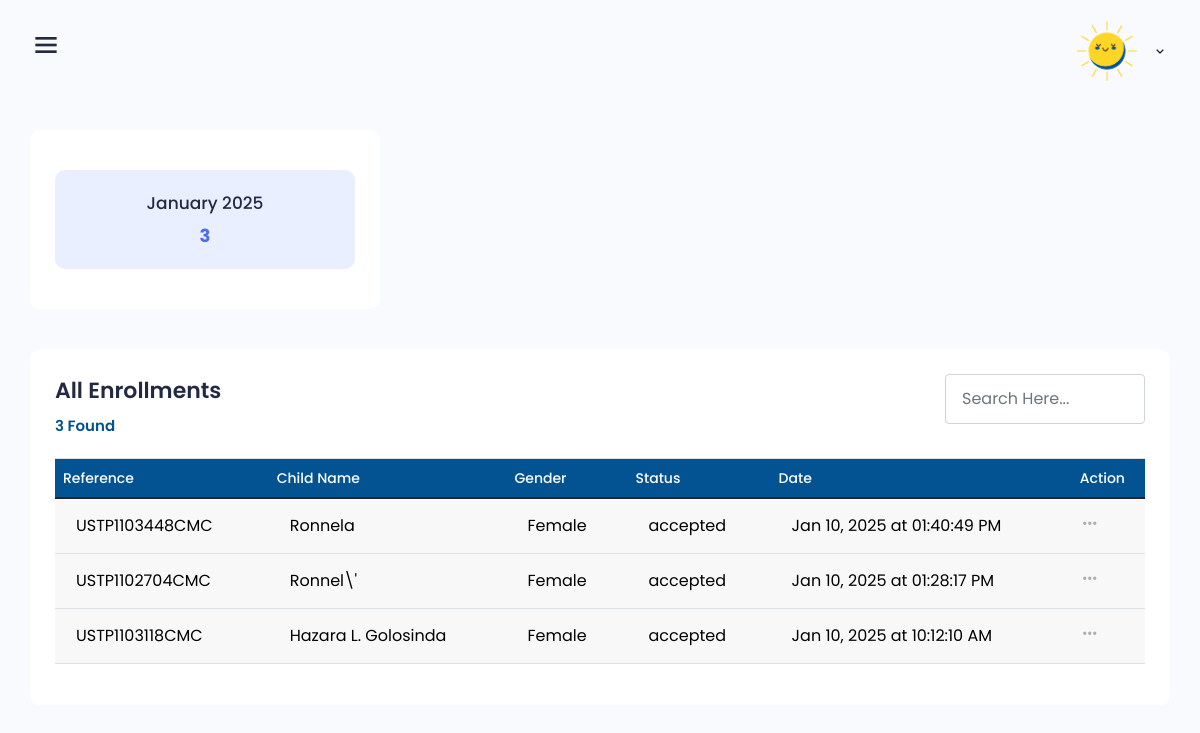
The app's page /dashboard/admin/all_enrollments.php (signed in) with its own data.
### tables this page shows
CREATE TABLE `enrollment` (
  `enrollment_id` int(11) NOT NULL,
  `user_id` int(11) DEFAULT NULL,
  `enrollment_status` varchar(50) DEFAULT NULL,
  `enrollment_date` varchar(100) DEFAULT NULL,
  `child_name` varchar(255) DEFAULT NULL,
  `child_id` int(11) DEFAULT NULL,
  `ref` varchar(255) NOT NULL,
  `remarks` varchar(255) NOT NULL
);

CREATE TABLE `child_record` (
  `child_id` int(11) NOT NULL,
  `child_name` varchar(255) DEFAULT NULL,
  `child_age` varchar(15) DEFAULT NULL,
  `gender` varchar(15) DEFAULT NULL,
  `date_of_birth` date DEFAULT NULL,
  `address` varchar(255) DEFAULT NULL,
  `place_of_birth` varchar(100) NOT NULL,
  `allergies` varchar(255) DEFAULT NULL,
  `user_id` int(11) DEFAULT NULL
);

### dashboard/admin/all_enrollments.php (the view, shortened to what this page needs)
<!DOCTYPE html>
<html lang="en">
<head>
     <?php include("head.php"); ?>
</head>
<body class="sidebar-expand counter-scroll">
   <?php include("header.php"); ?>
    <div class="main">
        <div class="main-content project">
            <div class="row">
<div class="col-12 col-xl-12 col-md-12 col-sm-12" style="display: flex; flex-wrap: nowrap; overflow: auto;">
<?php
include '../../db_conn.php';
$sql = "SELECT
        YEAR(STR_TO_DATE(e.enrollment_date, '%b %d, %Y at %h:%i:%s %p')) AS enrollment_year,
        MONTH(STR_TO_DATE(e.enrollment_date, '%b %d, %Y at %h:%i:%s %p')) AS enrollment_month,
        COUNT(e.enrollment_id) AS total_enrollments
    FROM
        enrollment e
    INNER JOIN
        parental_information p ON e.child_id = p.child_id
    INNER JOIN
        child_record cr ON cr.child_id = p.child_id
    GROUP BY
        enrollment_year, enrollment_month
    ORDER BY
        enrollment_year DESC, enrollment_month DESC;";
$result = mysqli_query($conn, $sql);
if ($result) {
    while ($row = mysqli_fetch_assoc($result)) {
        $enrollment_year = $row['enrollment_year'];
        $enrollment_month = $row['enrollment_month'];
        $total_enrollments = $row['total_enrollments'];
        $month_name = date("F", mktime(0, 0, 0, $enrollment_month, 10));
        ?>
        <div class="box card-box" style="min-height: 150px; margin-right: 10px;">
            <div class="icon-box bg-color-6 d-block" style="width: 300px; justify-content: center; align-content: center; align-items: center;">
                <div class="content text-center color-6">
                    <h5 class="title-box fs-17 font-w500"><?php echo $month_name; ?> <?php echo $enrollment_year; ?></h5>
                    <div class="themesflat-counter fs-18 font-wb">
                        <span class="number"><?php echo $total_enrollments; ?></span>
                    </div>
                </div>
            </div>
        </div>
        <?php
    }
} else {
    echo "Error: " . mysqli_error($conn);
}
?>
</div>
                <div class="col-12 col-md-12">
                    <div class="box ">
                        <div class="box-header pt-0">
                            <div class="" style="display: flex;flex-wrap:wrap;justify-content: space-between;width: 100%;">
                                <h4 class="card-title mb-0 fs-22">All&nbsp;Enrollments<br><span style="font-size: 15px;color: #035392" id="totalfound">0 Found</span></h4>
                                <input type="text" id="searchInput" placeholder="Search Here..." class="form-control" style="width: 200px; height: 50px;" onkeyup="filterTable()">
                            </div>
                        </div>
                        <div class="box-body pb-0 table-responsive activity mt-18">
                            <?php
include '../../db_conn.php';
$query = "SELECT
    e.*,
    p.*,
    cr.*
FROM
    enrollment e
INNER JOIN
    parental_information p
    ON e.child_id = p.child_id
INNER JOIN
    child_record cr
    ON cr.child_id = p.child_id
ORDER BY
    e.enrollment_id DESC";
$result = mysqli_query($conn, $query);
if ($result) {
    if (mysqli_num_rows($result) > 0) {
        echo '<table class="table table-vcenter text-nowrap table-bordered dataTable no-footer mw-100" id="enrollments" role="grid">';
        echo '<thead>';
        echo '<tr class="top" style="background: #035392;color:white;">';
        echo '<th class="border-bottom-0 sorting fs-14 font-w500">Reference</th>';
        echo '<th class="border-bottom-0 sorting fs-14 font-w500">Child Name</th>';
         echo '<th class="border-bottom-0 sorting fs-14 font-w500">Gender</th>';
        echo '<th class="border-bottom-0 sorting fs-14 font-w500">Status</th>';
        echo '<th class="border-bottom-0 sorting fs-14 font-w500">Date</th>';
        echo '<th class="border-bottom-0 sorting_disabled fs-14 font-w500">Action</th>';
        echo '</tr>';
        echo '</thead>';
        echo '<tbody>';
        while ($row = mysqli_fetch_assoc($result)) {
            echo '<tr>';
            echo '<form method="post" action="view_enrollment">
        <input type="hidden" name="ref" value="' . htmlspecialchars($row['ref']) . '">
        <td><button type="submit" class="btn btn-link text-decoration-none" style="color:black">' . htmlspecialchars($row['ref']) . '</button></td>
      </form>';
echo '<form method="post" action="view_enrollment">
        <input type="hidden" name="ref" value="' . htmlspecialchars($row['ref']) . '">
        <td><button type="submit" class="btn btn-link text-decoration-none" style="color:black">' . htmlspecialchars($row['child_name']) . '</button></td>
      </form>';
      echo '<form method="post" action="view_enrollment">
        <input type="hidden" name="ref" value="' . htmlspecialchars($row['ref']) . '">
        <td><button type="submit" class="btn btn-link text-decoration-none" style="color:black">' . htmlspecialchars($row['gender']) . '</button></td>
      </form>';
echo '<form method="post" action="view_enrollment">
        <input type="hidden" name="ref" value="' . htmlspecialchars($row['ref']) . '">
        <td><button type="submit" class="btn btn-link text-decoration-none" style="color:black">' . htmlspecialchars($row['enrollment_status']) . '</button></td>
      </form>';
echo '<form method="post" action="view_enrollment">
        <input type="hidden" name="ref" value="' . htmlspecialchars($row['ref']) . '">
        <td><button type="submit" class="btn btn-link text-decoration-none" style="color:black">' . htmlspecialchars($row['enrollment_date']) . '</button></td>
      </form>';
            echo '<td>';
            echo '<div class="dropdown">';
            echo '<a href="javascript:void(0);" class="btn-link" data-bs-toggle="dropdown" aria-expanded="false">';
            echo '<i class="bx bx-dots-horizontal-rounded"></i>';
            echo '</a>';
            echo '</div>';
            echo '</td>';
            echo '</tr>';
        }
        echo '</tbody>';
        echo '</table>';
    } else {
        echo '<p>No data found.</p>';
    }
} else {
    echo 'Error: ' . mysqli_error($conn);
}
?>
                        </div>
                    </div>
                </div>
            </div>
        </div>
    </div>
</body>
</html>

### dashboard/css/grid.css (style rules this page uses)
.row { display: flex; flex-wrap: wrap; margin: 0 -15px; }
[class*="col-"] { padding: 0 15px; margin-bottom: 40px; }
.col-12 { width: 100%; }
@media only screen and (max-width: 1700px) { .col-xl-12 { width: 100%; } }
@media only screen and (max-width: 1280px) { .col-md-12 { width: 100%; } }

### dashboard/css/responsive.css (style rules this page uses)
@media only screen and  (max-width: 1820px) { .box.card-box { flex-wrap: wrap; } }
@media only screen and  (max-width: 1820px) { .box.card-box .icon-box { width: 47%; margin: 15px 10px; padding-bottom: 15px; } }
@media only screen and  (max-width: 1820px) { .project .box.card-box .icon-box { width: 45%; } }
@media only screen and  (max-width: 1820px) { .box.card-box .icon-box:nth-child(1) { margin-left: 10px; } }
@media only screen and  (max-width: 1820px) { .project .box-body { flex-wrap: wrap; } }
@media only screen and (max-width: 1200px) { .box.card-box { flex-wrap: wrap; } }
@media only screen and (max-width: 1200px) { .box.card-box .icon-box { width: 49%; margin: 15px 0 !important; padding-bottom: 15px; } }
@media only screen and (max-width: 1200px) { .project .box.card-box .icon-box { width: 48%; } }
@media only screen and (max-width: 1200px) { .box.card-box .icon-box:nth-child(1) { margin-left: 10px; } }
@media only screen and (max-width: 1200px) { .main-content { padding: 30px; } }

### records on screen
enrollment: ref "USTP1103448CMC", child.child_name "Ronnela", child.gender "Female", enrollment_status "accepted", enrollment_date "Jan 10, 2025 at 01:40:49 PM"
enrollment: ref "USTP1102704CMC", child.child_name "Ronnel\\'", child.gender "Female", enrollment_status "accepted", enrollment_date "Jan 10, 2025 at 01:28:17 PM"
enrollment: ref "USTP1103118CMC", child.child_name "Hazara L. Golosinda", child.gender "Female", enrollment_status "accepted", enrollment_date "Jan 10, 2025 at 10:12:10 AM"

### other values on screen
$month_name "January"
$enrollment_year "2025"
$total_enrollments "3"
